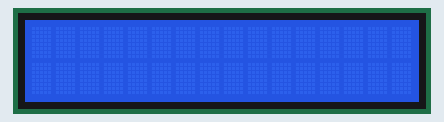
Bench run of a sketch on a simulated Arduino Uno, built with avr-gcc and run on an emulated ATmega328P. Shown: 16×2 character LCD.

Above: at 0.1 s.
At 3.1 s:
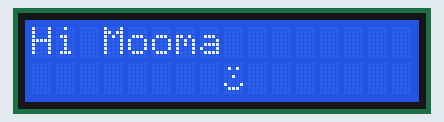
At 6.1 s:
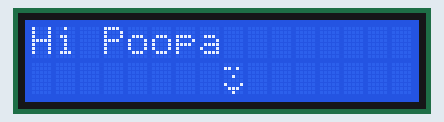

The sketch:

hello_smile.ino
```cpp
#include <LiquidCrystal.h>
#include <LCDKeypad.h>

LiquidCrystal lcd(8,9,4,5,6,7);
LCDKeypad keypad;

byte smile[8] = {
  B00000,
  B01010,
  B00000,
  B00100,
  B00000,
  B10001,
  B01110,
  B00000,
};

byte cheeky[8] = {
  B00000,
  B11010,
  B00000,
  B00100,
  B00000,
  B10001,
  B01110,
  B00100,
};

void createSpecialChars()
{
  lcd.createChar(1,smile);
  lcd.createChar(2,cheeky);
}

void setup()
{
  createSpecialChars();
  lcd.begin(16,2);
  lcd.clear();
}

void loop()
{
  delay(3000);

  lcd.clear();
  lcd.print("Hi Mooma ");
  lcd.setCursor(8,1);
  lcd.write(1);

  delay(3000);

  lcd.clear();
  lcd.print("Hi Poopa ");
  lcd.setCursor(8,1);
  lcd.write(2);
}
```

Measured:
- what the display in image 1 shows lasts 3.0 s, from 3.1 s to 6.1 s
